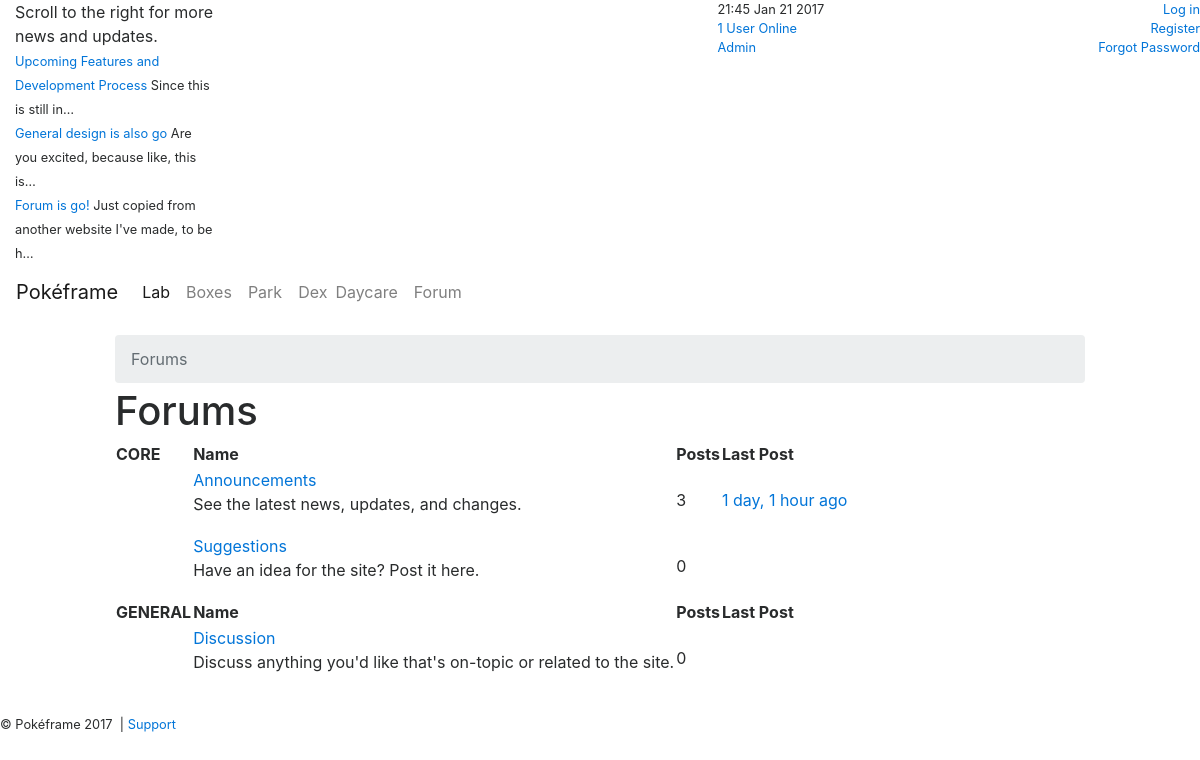
The app's page /forum/ with its own data.
### forum/models.py (models this page shows, shortened)
class Post(models.Model):
	author = models.ForeignKey('auth.User')
	post_time = models.DateTimeField(default=timezone.now)
	category = models.ForeignKey(Category)
	title = models.CharField(max_length=140, null=True, blank=True)
	body_text = models.TextField(null=True, blank=True)
	locked   = models.BooleanField(default=False)
	stickied = models.BooleanField(default=False)
	deleted  = models.BooleanField(default=False)

class Category(models.Model):
	overarching_category = models.CharField(max_length=56)
	name = models.CharField(max_length=56)
	description = models.CharField(max_length=140)
	def __str__(self):
		return self.name

### forum/views.py (the view)
def forum_index(request):
	action = "Viewing the forums"
	core_views.update_online(request, action)
	core_categories = Category.objects.filter(overarching_category="core")
	for category in core_categories:
		posts = Post.objects.filter(category=category, deleted=False)
		category.posts = posts.count()
		if posts.count() is not 0:
			category.last_post = posts.latest('post_time')
	general_categories = Category.objects.filter(overarching_category="general")
	for category in general_categories:
		posts = Post.objects.filter(category=category, deleted=False)
		category.posts = posts.count()
		if posts.count() is not 0:
			category.last_post = posts.latest('post_time')
	return render(request, 'forum/index.html', {'core_categories':core_categories, 'general_categories':general_categories});

### core/templatetags/users_online.py (called while the page is built)
@register.filter(name="users_online")
def users_online(value):
    online = value
    online -= 1
    time_threshold = datetime.now() - timedelta(minutes=10)
    online = Action.objects.filter(time__gte=time_threshold).filter(online=True).count() + 1
    return online

### core/views.py (called while the page is built)
def update_online(request, action="Viewing Pok&eacute;frame", override=False):
	if request.user.is_authenticated():
		action_account = Action.objects.filter(user=request.user)
		if action_account.count() is not 0:
			if not request.user.is_superuser:
				action_account = action_account.first()
				action_account.update(action)
			else:
				if override:
					action_account = action_account.first()
					action_account.update(action)
				else:
					action_account = action_account.first()
					action_account.update_time()
		else:
			action_account = Action.objects.create(user=request.user, action=action)
			action_account.save()

### pokemon/templatetags/get_posts.py (called while the page is built)
@register.simple_tag
def get_posts():
	post_category = Category.objects.get(name="Announcements")
	posts_header = Post.objects.filter(category=post_category).order_by("-post_time")
	for post in posts_header:
		post.body_length = 64 - len(post.title)
	return posts_header

### pokemon/templates/forum/index.html (shortened to what this page needs)
{% extends 'base.html' %}
{% block content %}
{% load humanize %}
<br />
<div class="col-md-1"></div>
<div class="col-md-10">
<ol class="breadcrumb">
	<li class="breadcrumb-item active">
		Forums
	</li>
</ol>
<h1 class="gray oswald" style="margin-top:-10px;">Forums</h1>
<table class="content-box-table">
	<thead>
		<tr>
			<th>CORE</th>
			<th>Name</th>
			<th>Posts</th>
			<th>Last Post</th>
		</tr>
	</thead>
	<tbody>
		{% for category in core_categories %}
			<tr>
				<td></td>
				<td>
					<a href="{% url 'category' category=category %}">{{ category.name }}</a><p>{{ category.description }}</p>
				</td>
				<td>{{ category.posts }}</td>
				<td>
					{% if category.last_post %}
						<a href="{% url 'view_post' pk=category.last_post.pk %}">
							{{ category.last_post.post_time|naturaltime }}
						</a>
					{% endif %}
				</td>
			</tr>
		{% endfor %}
	</tbody>
	<thead>
		<tr>
			<th>GENERAL</th>
			<th>Name</th>
			<th>Posts</th>
			<th>Last Post</th>
		</tr>
	</thead>
	<tbody>
		{% for category in general_categories %}
			<tr>
				<td></td>
				<td>
					<a href="{% url 'category' category=category %}">{{ category.name }}</a>
					<p>{{ category.description }}</p>
				</td>
				<td>{{ category.posts }}</td>
				<td>
				</td>
			</tr>
		{% endfor %}
	</tbody>
</table>
<br />
</div>
<div class="col-md-1"></div>
{% endblock %}

### pokemon/templates/base.html (shortened to what this page needs)
{% load sass_tags %}
{% load staticfiles %}
{% load users_online %}
{% load bookmark_notes %}
{% load get_posts %}
{% load subtract %}
<!DOCTYPE html>
<html>
	<head>
		<link rel="stylesheet" type="text/css" href="{% static 'css/bootstrap.min.css' %}" />
		<link rel="stylesheet" href="{% static 'css/font-awesome.min.css' %}">
		<link rel="stylesheet" type="text/css" href="{% sass_src 'css/main.scss' %}" />
	</head>
	<body>
	<div class="row">
		<div class="col-md-7">
			<div class="news" style="overflow: auto;">
				<div class="row-fluid">
					<div class="news-item col-md-4">
						<div class="wrap">
							<span class="blue bold">Scroll to the right for more news and updates.</span>
						</div>
					</div>
					{% get_posts as posts_header %}
					{% for post in posts_header %}
						<div class="news-item col-md-4">
							<div class="wrap">
								<span class="small">
									<a href="{% url 'view_post' pk=post.pk %}">{{ post.title }}</a>
									{{ post.body_text|truncatechars:post.body_length }}
								</span>
							</div>
						</div>
					{% endfor %}
				</div>
			</div>
		</div>
		<div class="col-md-5 info-box small">
				<div style="float:left;">
					{% now "H:i M d Y" %}<br />
					<a href="{% url 'online_page' %}">{{ 1|users_online }} User{{ 1|users_online|pluralize }} Online</a><br />
					<a href="{% url 'admin:index' %}">Admin</a>
				</div>
				<div style="float:right;text-align: right;">
					{% if user.is_authenticated %}
						<span class="big">
							<div id="notes">
								<a href="{% url 'view_bookmarks' %}">
									{% if user|bookmark_notes > 0 %}
										<span class="badge badge-danger {% if user|bookmark_notes > 0%} badge-default {% endif %}">
											<b>
												{{ user|bookmark_notes }} <i class="fa fa-bookmark"></i>
											</b>
										</span>
									{% else %}
										<span class="badge badge-light {% if user|bookmark_notes > 0%} badge-default {% endif %}">
											<b>
												0 <i class="fa fa-bookmark"></i>
											</b>
										</span>
									{% endif %}
								</a>
							</div>
							<a href="{% url 'profile_page' username=user.username %}">{{ user.username }}</a>
							</a>
						</span>
						<br />
						<a href="{% url 'logout' %}">Log Out?</a>
					{% else %}
					<a href="{% url 'login_page' %}">Log in</a><br />
					<a href="{% url 'register_page' %}">Register</a><br />
					<a href="#">Forgot Password</a>
					{% endif %}
				</div>
			</div>
		</div>
	<nav class="navbar navbar-toggleable-sm navbar-light">
		<a class="navbar-brand" href="{% url 'index' %}"><span class="green-text">Pok&eacute;frame</span></a>
		<div class="collapse navbar-collapse" id="nav">
			<ul class="navbar-nav mr-auto">
				<li class="nav-item active">
					<a class="nav-link" href="{% url 'lab' %}">Lab <span class="sr-only">(current)</span></a>
				</li>
				<li class="nav-item">
					<a class="nav-link" href="{% url 'boxes' %}">Boxes</a>
				</li>
				<li class="nav-item">
					<a class="nav-link" href="#">Park</a>
				</li>
				<li class="nav-item">
					<a class="nav-link" href="{% url 'pokedex_index' %}">Dex</a>
				</li>
				<li class="nav-item">
					<a class="nav-link" href="#" style="padding-left:0px;">Daycare</a>
				</li>
				<li class="nav-item">
					<a class="nav-link" href="{% url 'forum_index' %}">Forum</a>
				</li>
			</ul>
		</div>
	</nav>
	<div class="container-fluid" style="margin-top:15px;">
		<div class="row">
			{% block content %}{% endblock %}
		</div>
	</div>
	<div class="footer small gray">
		&copy; Pok&eacute;frame 2017&nbsp; | <a href="#">Support</a>
	</div>
	</body>
</html>

### records on screen
Post: title "Upcoming Features and Development Process", body_text "Since this is still in…"
Post: title "General design is also go", body_text "Are you excited, because like, this is…"
Post: title "Forum is go!", body_text "Just copied from another website I've made, to be h…"
Category: name "Announcements", description "See the latest news, updates, and changes.", posts "3", last_post.post_time "1 day, 1 hour ago"
Category: name "Suggestions", description "Have an idea for the site? Post it here.", posts "0"
Category: name "Discussion", description "Discuss anything you'd like that's on-topic or related to the site.", posts "0"

### other values on screen
{{ 1|users_online }} "1"
